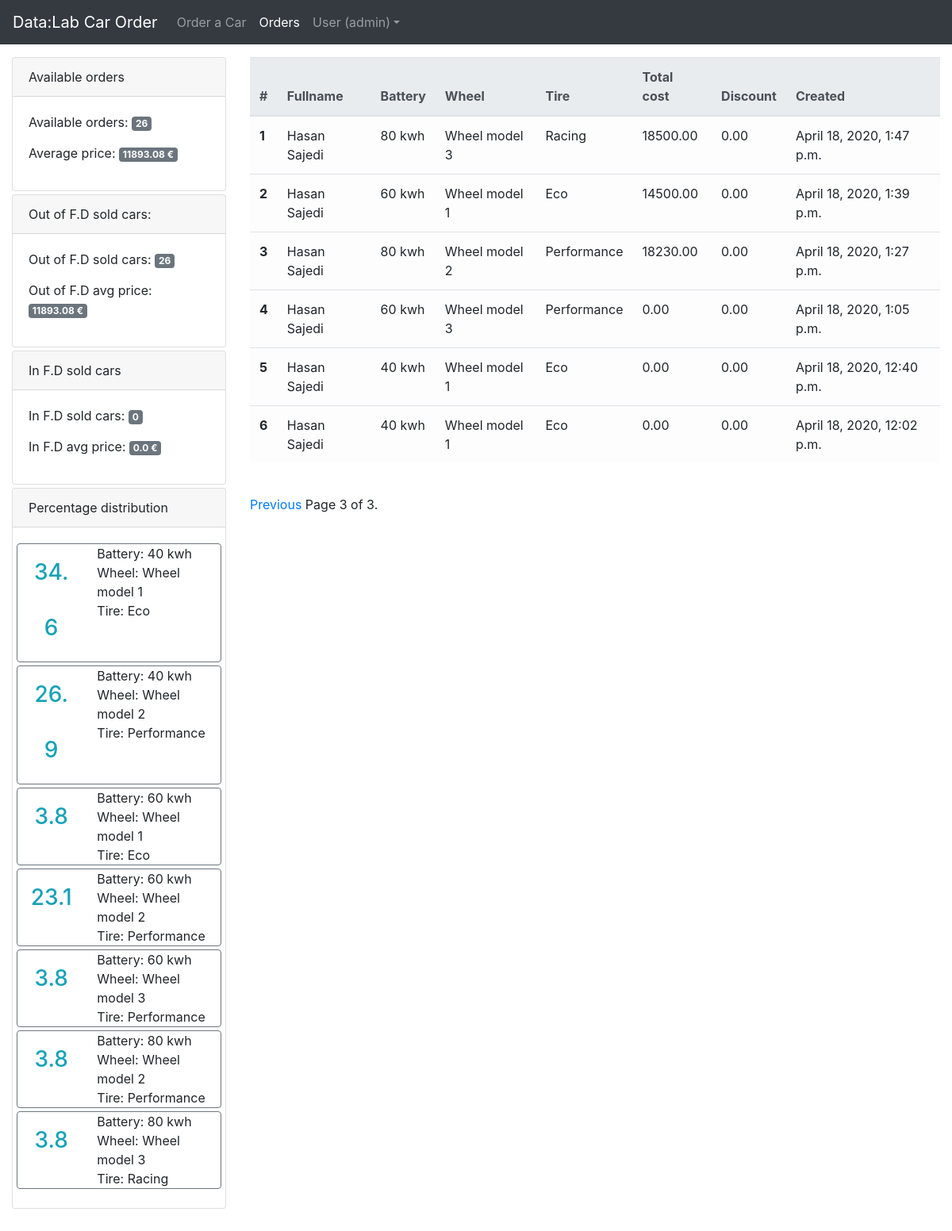
Page /report/?page=3 (signed in) on the committed database.
### app/models.py (models this page shows, shortened)
class User(AbstractUser):
    class Meta:
        db_table = 'auth_user'
    '''
    (<django.db.models.fields.AutoField: id>,
    <django.db.models.fields.CharField: password>,
    <django.db.models.fields.DateTimeField: last_login>,
    <django.db.models.fields.BooleanField: is_superuser>,
    <django.db.models.fields.CharField: username>,
    <django.db.models.fields.CharField: first_name>,
    <django.db.models.fields.CharField: last_name>,
    <django.db.models.fields.EmailField: email>,
    <django.db.models.fields.BooleanField: is_staff>,
    <django.db.models.fields.BooleanField: is_active>,
    <django.db.models.fields.DateTimeField: date_joined>)
    '''

class Battery(models.Model):
    id = models.AutoField(primary_key=True)
    name = models.CharField(max_length=150, null=False)
    amount = models.DecimalField(max_digits=6, decimal_places=2, default=0.0, null=False)

class Wheel(models.Model):
    id = models.AutoField(primary_key=True)
    name = models.CharField(max_length=150, null=False)
    amount = models.DecimalField(max_digits=6, decimal_places=2, default=0.0, null=False)

class Tire(models.Model):
    id = models.AutoField(primary_key=True)
    name = models.CharField(max_length=150, null=False)
    amount = models.DecimalField(max_digits=6, decimal_places=2, default=0.0, null=False)

class OrderModel(models.Model):
    STATES = (
        (1, 'Baden-Württemberg'),
        (2, 'Bavaria (Bayern)'),
        (3, 'Berlin'),
        (4, 'Brandenburg'),
        (5, 'Bremen'),
        (6, 'Hamburg'),
        (7, 'Hesse (Hessen)'),
        (8, 'Lower Saxony (Niedersachsen)'),
        (9, 'Mecklenburg-Vorpommern'),
        (10, 'North Rhine-Westphalia (Nordrhein-Westfalen)'),
        (11, 'Rhineland-Palatinate (Rheinland-Pfalz)'),
        (12, 'Saarland'),
        (13, 'Saxony (Sachsen)'),
        (14, 'Saxony-Anhalt (Sachsen-Anhalt)'),
        (15, 'Schleswig-Holstein'),
        (16, 'Thuringia (Thüringen)'),
    )
    id = models.AutoField(primary_key=True)
    fullname = models.CharField(null=False, blank=False, max_length=250)
    mobile = PhoneNumberField(blank=False)
    email = models.EmailField(max_length=70, null=False, blank=False)
    address = models.CharField(null=False, blank=False, max_length=250)
    city = models.CharField(null=False, blank=False, max_length=70)
    state = models.IntegerField(null=False, choices=STATES)
    zip = models.CharField(null=False, max_length=20)
    created_on = models.DateTimeField(_("Created on"), auto_now_add=True)
    uuid = ShortUUIDField(null=True, unique=True)
    battery = models.ForeignKey(Battery, on_delete=models.CASCADE)
    wheel = models.ForeignKey(Wheel, on_delete=models.CASCADE)
    tier = models.ForeignKey(Tire, on_delete=models.CASCADE)
    discount = models.DecimalField(null=False, default=0, max_digits=3, decimal_places=2)
    total_cost = models.DecimalField(null=False, default=0, max_digits=10, decimal_places=2)
    class Meta:
        ordering = ['-id']

### app/views.py (the view)
# urls.py: path(r'report/', report, name='report'),
@login_required
@user_passes_test(lambda u: u.is_superuser)
def report(request):
    if request.user.is_superuser:  # check user is admin to access this page.
        report_orders = OrderModel.objects.all().order_by('-id')  # Load all data in orders submitted.
        report_orders_count = report_orders.count()  # Get count of orders.
        average_price = sum([item.total_cost for item in report_orders]) / report_orders_count
        without_firday_discount = OrderModel.objects.filter(discount=Decimal('0.0'))
        without_firday_discount_average_price = (sum([item.total_cost for item in
                                                      without_firday_discount]) / without_firday_discount.count()) if without_firday_discount.count() > 0 else 0
        firday_discount = OrderModel.objects.filter(discount__gt=Decimal('0.01'))
        firday_discount_average_price = (sum([item.total_cost for item in
                                              firday_discount]) / firday_discount.count()) if firday_discount.count() > 0 else 0
        percentage_distribution = []
        x = OrderModel.objects.raw(
            'SELECT id, count(*) as cnt, battery_id,wheel_id, tier_id from app_ordermodel GROUP BY battery_id, wheel_id,tier_id;')
        for item in x:
            percentage_distribution.append(
                [float("{:.1f}".format(((item.cnt / report_orders_count) * 100))),
                 Battery.objects.get(id=item.battery_id).name,
                 Wheel.objects.get(id=item.wheel_id).name,
                 Tire.objects.get(id=item.tier_id).name])
        paginator = Paginator(report_orders, int(settings.REPORT_PAGINATION_NUMBER))
        page = request.GET.get('page')
        try:
            report_orders = paginator.page(page)
        except PageNotAnInteger:
            report_orders = paginator.page(1)
        except EmptyPage:
            report_orders = paginator.page(paginator.num_pages)
        return render(request, "app/report.html", {'data': report_orders,
                                                   'report_orders_count': report_orders_count,
                                                   'average_price': float("{:.2f}".format(average_price)),
                                                   'firday_discount_count': firday_discount.count(),
                                                   'firday_discount_average_price': float(
                                                       "{:.2f}".format(firday_discount_average_price)),
                                                   'without_firday_discount': without_firday_discount.count(),
                                                   'without_firday_discount_average_price': float(
                                                       "{:.2f}".format(without_firday_discount_average_price)),
                                                   'percentage_distribution': percentage_distribution
                                                   })
    else:
        return HttpResponse('Unauthorized', status=401)  # if user is not authorized return error.

### app/templates/app/report.html (shortened to what this page needs)
{% extends 'base.html' %}
{% load to_dash %}
{% block content %}
    <div class="row">
        <div class="col-sm-3">
            <div class="card mb-1">
                <div class="card-header">
                    Available orders
                </div>
                <div class="card-body text-center">
                    <div class="row">
                        <div class="col-sm-12 text-left">
                            Available orders: <p class="badge badge-secondary">{{ report_orders_count }}</p>
                        </div>
                        <div class="col-sm-12 text-left">
                            Average price: <p class="badge badge-secondary">{{ average_price }} €</p>
                        </div>
                    </div>
                </div>
            </div>
            <div class="card mb-1">
                <div class="card-header">
                    Out of F.D sold cars:
                </div>
                <div class="card-body text-center">
                    <div class="row">
                        <div class="col-sm-12 text-left">
                            Out of F.D sold cars: <p class="badge badge-secondary">{{ without_firday_discount }}</p>
                        </div>
                        <div class="col-sm-12 text-left">
                            Out of F.D avg price: <p
                                class="badge badge-secondary">{{ without_firday_discount_average_price }} €</p>
                        </div>
                    </div>
                </div>
            </div>
            <div class="card mb-1">
                <div class="card-header">
                    In F.D sold cars
                </div>
                <div class="card-body text-center">
                    <div class="row">
                        <div class="col-sm-12 text-left">
                            In F.D sold cars: <p class="badge badge-secondary">{{ firday_discount_count }}</p>
                        </div>
                        <div class="col-sm-12 text-left">
                            In F.D avg price: <p class="badge badge-secondary">{{ firday_discount_average_price }} €</p>
                        </div>
                    </div>
                </div>
            </div>
            <div class="card mb-1" data-toggle="tooltip" data-placement="top"
                 title="The percentage distribution of each of the options that have been configured.">
                <div class="card-header">
                    Percentage distribution
                </div>
                <div class="card-body text-center">
                    {% for item in percentage_distribution %}
                        <div class="w-100 mb-1">
                            <div class="row border border-secondary rounded">
                                <div class="col-sm-4"><h3 class="h-100 align-middle text-info"
                                                          style="line-height:250%">{{ item.0 }}</h3></div>
                                <div class="col-sm-8 text-left ">
                                    Battery: {{ item.1 }}<br>
                                    Wheel: {{ item.2 }}<br>
                                    Tire: {{ item.3 }}
                                </div>
                            </div>
                        </div>
                    {% endfor %}
                </div>
            </div>
        </div>
        <div class="col-sm-9">
            <table class="table table-light">
                <thead class="thead-light">
                <tr>
                    <th scope="col">#</th>
                    <th scope="col">Fullname</th>
                    <th scope="col">Battery</th>
                    <th scope="col">Wheel</th>
                    <th scope="col">Tire</th>
                    <th scope="col">Total cost</th>
                    <th scope="col">Discount</th>
                    <th scope="col">Created</th>
                </tr>
                </thead>
                <tbody>
                {% for row in data %}
                    <tr>
                        <th scope="row">{{ forloop.counter }}</th>
                        <td>{{ row.fullname }}</td>
                        <td>{{ row.battery.name }}</td>
                        <td>{{ row.wheel.name }}</td>
                        <td>{{ row.tier.name }}</td>
                        <td>{{ row.total_cost }}</td>
                        <td>{{ row.discount }}</td>
                        <td>{{ row.created_on }}</td>
                    </tr>
                {% endfor %}
                </tbody>
            </table>
            <br>
            {% include "app/pagination.html" with page=data %}
        </div>
    </div>
    <br>
{% endblock %}

### templates/base.html (shortened to what this page needs)
{% url 'app:report' as report %}
{% url 'app:configure' as configure_cars %}
{% load static %}
<!doctype html>
<html lang="en">
<head>
    <link rel="stylesheet" href="https://maxcdn.bootstrapcdn.com/bootstrap/4.0.0/css/bootstrap.min.css"
>
    <link rel="stylesheet" href="{% static "css/app.css" %}">
</head>
<body id="container">
<nav class="navbar navbar-expand-lg navbar-dark bg-dark">
    <a class="navbar-brand" href="{% url 'app:report' %}">Data:Lab Car Order</a>
    <div class="collapse navbar-collapse" id="navbarSupportedContent">
        <ul class="navbar-nav mr-auto">
            <li class="nav-item {% if request.path == configure_cars %}active{% endif %}">
                <a class="nav-link" href="{% url 'app:configure' %}">Order a Car</a>
            </li>
            {% if request.user.is_superuser %}
                <li class="nav-item {% if request.path == report %}active{% endif %}">
                    <a class="nav-link" href="{% url 'app:report' %}">Orders</a>
                </li>
            {% endif %}
            <li class="nav-item dropdown">
                <a class="nav-link dropdown-toggle" href="#" id="dropdown01" data-toggle="dropdown"
                   aria-haspopup="true" aria-expanded="false">User ({{ user.username }})</a>
            </li>
        </ul>
    </div>
</nav>
<div class="container-fluid mt-2">
    <div class="mt-3">
        {% block content %}{% endblock %}
    </div>
</div>
</body>
</html>

### rows in the picture
Battery: name "40 kwh" "40 kwh"
Wheel: name "Wheel model 1" "Wheel model 1"
Tire: name "Eco" "Eco"
Wheel: name "Wheel model 2" "Wheel model 2" "Wheel model 2"
Tire: name "Performance" "Performance" "Performance" "Performance"
Battery: name "60 kwh" "60 kwh" "60 kwh"
Wheel: name "Wheel model 3" "Wheel model 3"
Battery: name "80 kwh" "80 kwh"
Tire: name "Racing"
OrderModel: fullname "Hasan Sajedi", battery.name "80 kwh", wheel.name "Wheel model 3", tier.name "Racing", total_cost "18500.00", discount "0.00", created_on "April 18, 2020, 1:47 p.m."
OrderModel: fullname "Hasan Sajedi", battery.name "60 kwh", wheel.name "Wheel model 1", tier.name "Eco", total_cost "14500.00", discount "0.00", created_on "April 18, 2020, 1:39 p.m."
OrderModel: fullname "Hasan Sajedi", battery.name "80 kwh", wheel.name "Wheel model 2", tier.name "Performance", total_cost "18230.00", discount "0.00", created_on "April 18, 2020, 1:27 p.m."
OrderModel: fullname "Hasan Sajedi", battery.name "60 kwh", wheel.name "Wheel model 3", tier.name "Performance", total_cost "0.00", discount "0.00", created_on "April 18, 2020, 1:05 p.m."
OrderModel: fullname "Hasan Sajedi", battery.name "40 kwh", wheel.name "Wheel model 1", tier.name "Eco", total_cost "0.00", discount "0.00", created_on "April 18, 2020, 12:40 p.m."
OrderModel: fullname "Hasan Sajedi", battery.name "40 kwh", wheel.name "Wheel model 1", tier.name "Eco", total_cost "0.00", discount "0.00", created_on "April 18, 2020, 12:02 p.m."

### other values in the picture
{{ user.username }} "admin"
{{ report_orders_count }} "26"
{{ average_price }} "11893.08"
{{ without_firday_discount }} "26"
{{ without_firday_discount_average_price }} "11893.08"
{{ firday_discount_count }} "0"
{{ firday_discount_average_price }} "0.0"
{{ item.0 }} "34.6" "26.9" "3.8" "23.1" "3.8" "3.8" "3.8"
{{ page.number }} "3"
{{ page.paginator.num_pages }} "3"
